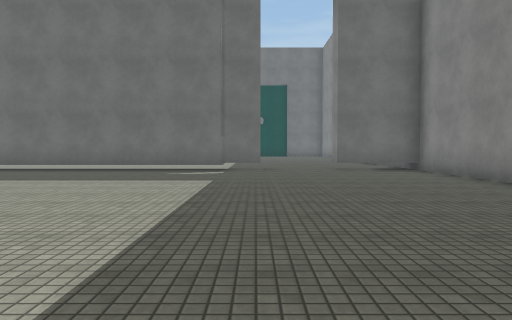
View 1 (above)

20 first-person views from a walk through a Unity game level. The camera is 1.3 m above the floor, tilts 2° down and sees 70° across. The floor is counted in squares, 2 m on a side. Each view is taken from the middle of a square. On the plan, view 1 faces up. The plan holds only what a view shows up to about 11 squares ahead; the rest is blank. The place goes on beyond the plan. The player character is not drawn. Some surface patterns are stand-ins.

View 2
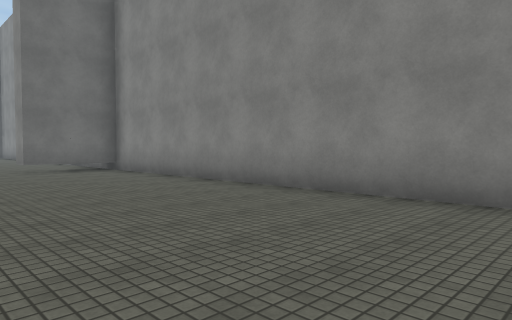

View 3
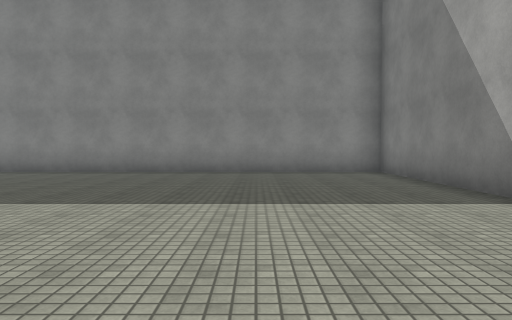

View 4
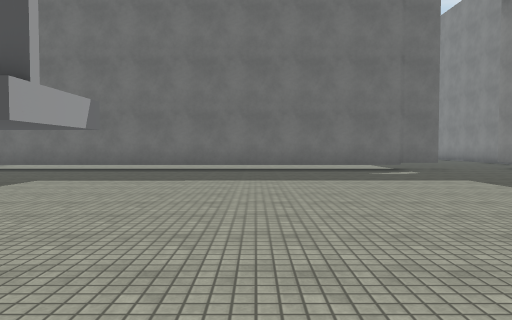

View 5
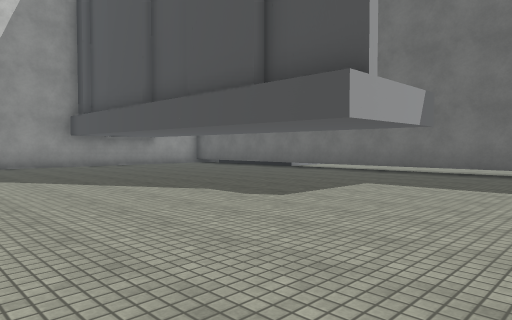

View 6
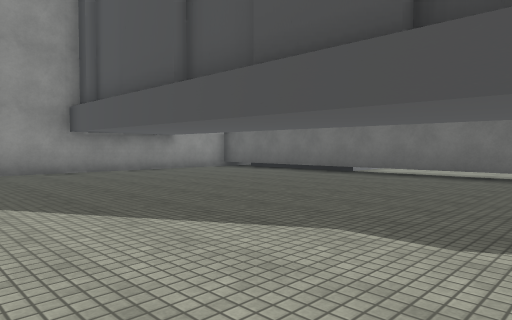

View 7
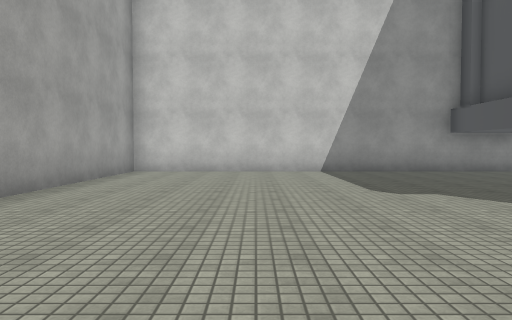

View 8
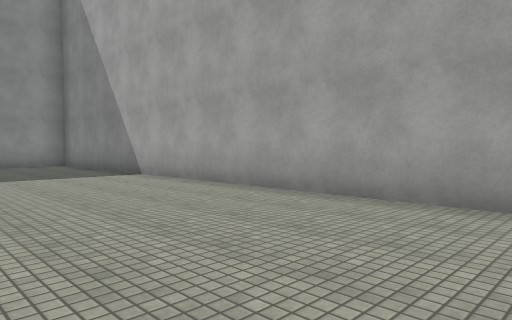

View 9
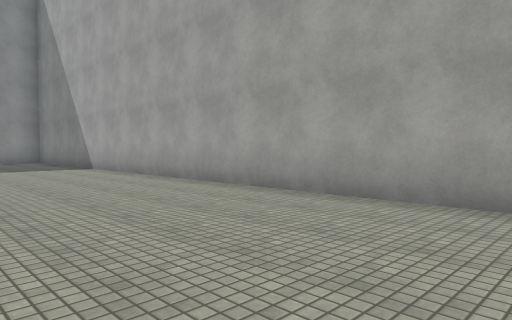

View 10
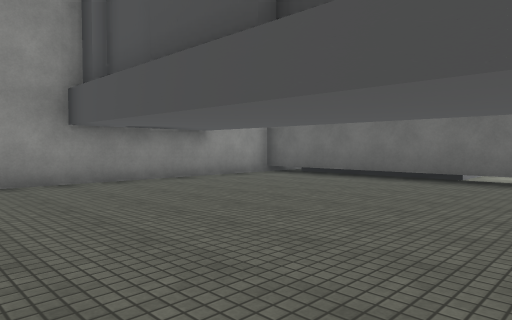

View 11
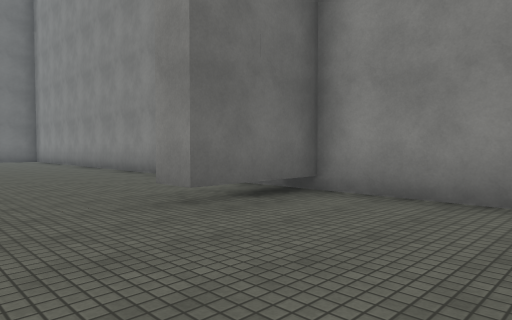

View 12
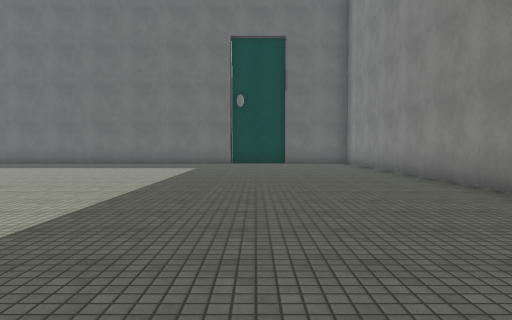

View 13
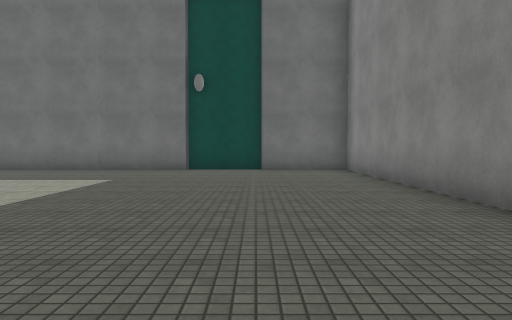

View 14
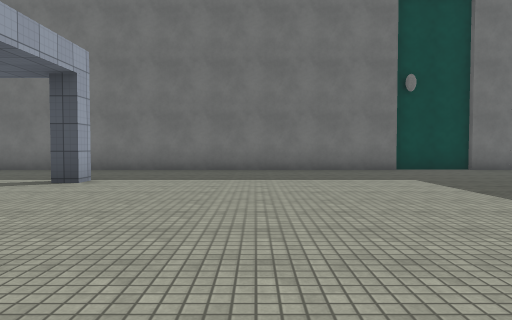

View 15
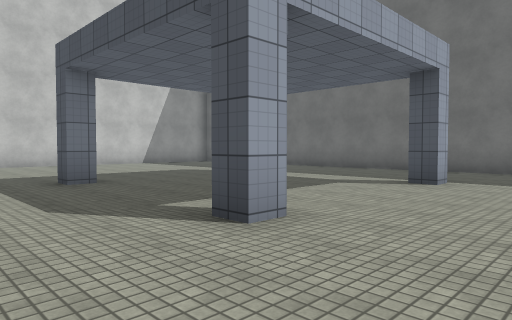

View 16
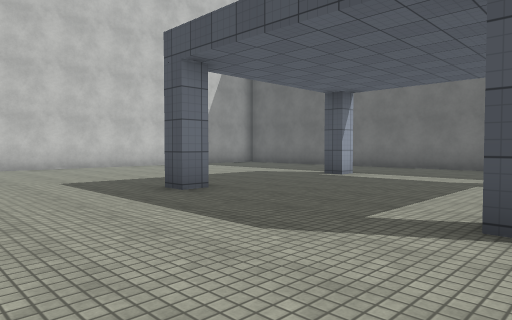

View 17
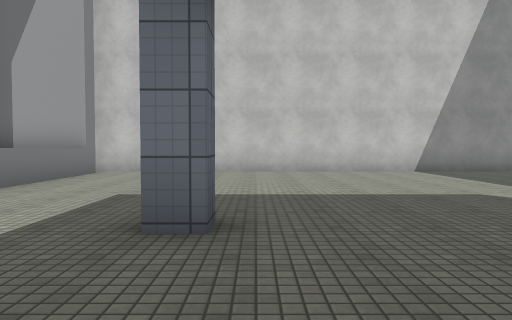

View 18
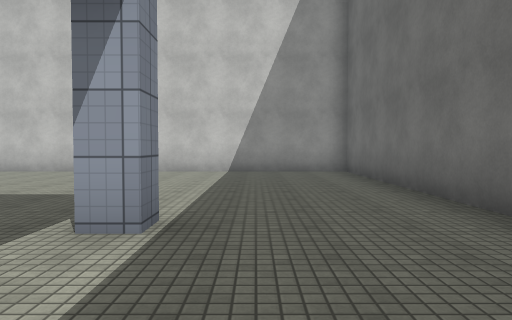

View 19
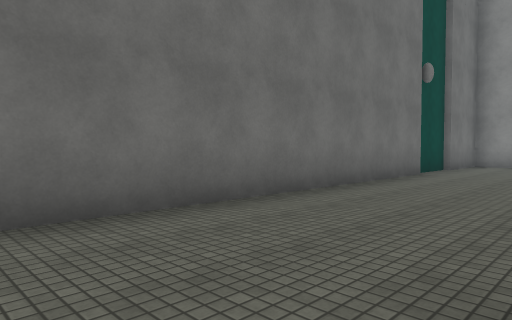

View 20
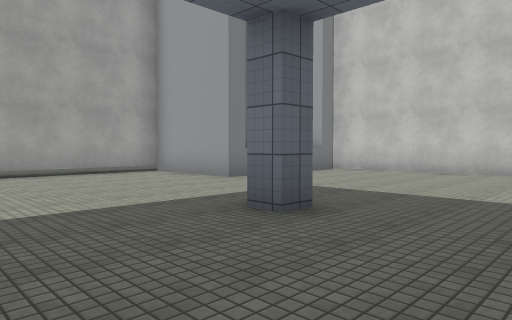

### Floor plan
Key: @ floor where view 1 was taken; # wall or solid block; x gap in a wall; . floor; ^ raised ledge; T thing the floor can be seen under or through.
Columns run from 19 left of view 1 to 5 right of it. Each row starts with its distance up from view 1.
 26 #########################
 25 #.......................#
 24 #.......................#
 23 #.......................#
 22 #......#...#............#
 21 #.......................#
 20 #.......................#
 19 #.......................#
 18 #.......................#
 17 #......#....#...........#
 16 #.......................#
 15 #............... .......#
 14 #x^^^........     ......
 13  ^  #.......      .....
 12  ^  #.......       .....
 11 ######TTTTT#########..###
 10 #.......................#
  9 #.......................#
  8 #.......................#
  7 #.......................#
  6 #.......................#
  5 #.......................#
  4 #.......................#
  3 #.......................#
  2 #.......................#
  1 #.......................#
  0 #..................@....#
 -1 #.......................#
 -2 #.......................#
 -3 #...... ................#
 -4 ######  #################

Positions as (right, up) in squares from view 1, and headings:
1: (0, 0), facing up
2: (0, 0), facing up-right
3: (-5, 0), facing right
4: (-5, 0), facing up
5: (-6, 1), facing up-left
6: (-9, 2), facing up-left
7: (-9, 0), facing left
8: (-9, 1), facing down-right
9: (-12, 1), facing down-right
10: (-12, 3), facing up-left
11: (0, 7), facing up-right
12: (1, 11), facing up
13: (2, 15), facing up
14: (-4, 15), facing up
15: (-5, 15), facing up-left
16: (-7, 14), facing up-left
17: (-9, 18), facing left
18: (-9, 23), facing left
19: (-9, 22), facing up-right
20: (-9, 20), facing down-left
